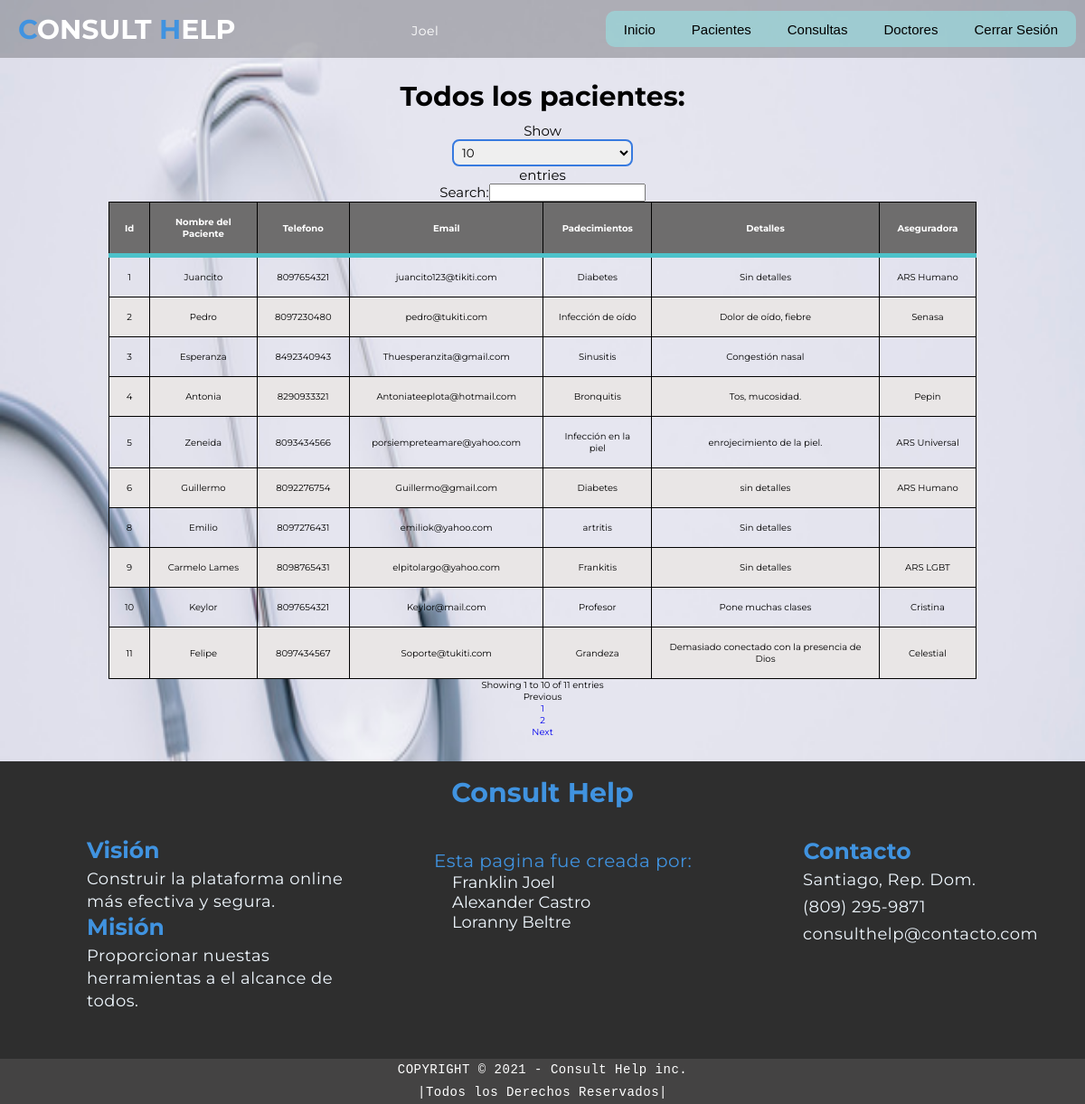
The page /paciente.php (signed in) on the database its author committed.
### tables this page shows
CREATE TABLE `users` (
  `Id` int(11) NOT NULL,
  `username` varchar(20) NOT NULL,
  `email` varchar(50) DEFAULT NULL,
  `password` varchar(50) DEFAULT NULL
);

CREATE TABLE `pacientes` (
  `Id` int(5) NOT NULL,
  `Nombre` varchar(50) DEFAULT NULL,
  `Telefono` varchar(20) DEFAULT NULL,
  `Email` varchar(30) DEFAULT NULL,
  `Padecimientos` text NOT NULL,
  `Detalles` text NOT NULL,
  `Aseguradora` varchar(50) NOT NULL
);

### paciente.php (the view, shortened to what this page needs)
        <!DOCTYPE html>
        <html lang="es">
            <head>
                <link rel="stylesheet" href="css/style.css">
                <link rel="stylesheet" href="css/menu.css">
            </head>
            <body>
            <?php require 'header.php' ?><br><br><br><br><br><br>
            <div id="mostrar-consultas" align="center">
                            <h1>Todos los pacientes:</h1>
                            <table id="tabla" name="tabla" class="table table-striped table-bordered">
                                <thead>
                                        <th>Id</th>
                                        <th>Nombre del Paciente</th>
                                        <th>Telefono</th>
                                        <th>Email</th>
                                        <th>Padecimientos</th>
                                        <th>Detalles</th>
                                        <th>Aseguradora</th>
                                </thead>
                                <?php
                                    if (!empty($_GET['namee'])){
                                        $namee = $_GET['namee'];
                                        $sql = "SELECT * FROM pacientes WHERE Nombre  ";
                                    }else{
                                        $sql = "SELECT * FROM pacientes";
                                    }
                                    require 'php/conexion.php';
                                    $result = mysqli_query($conexion, $sql);
                                    while($mostrar=mysqli_fetch_array($result)){
                                ?>
                                <tr>
                                    <td><?php echo $mostrar['Id'] ?></td>
                                    <td><?php echo $mostrar['Nombre'] ?></td>
                                    <td><?php echo $mostrar['Telefono'] ?></td>
                                    <td><?php echo $mostrar['Email'] ?></td>
                                    <td><?php echo $mostrar['Padecimientos'] ?></td>
                                    <td><?php echo $mostrar['Detalles'] ?></td>
                                    <td><?php echo $mostrar['Aseguradora'] ?></td>
                                </tr>
                                <?php } ?>
                            </table>
                        </div> <br><br>
    </body>
</html>

### header.php (shortened to what this page needs)
<?php
    require 'php/conexion.php';
?>
<!DOCTYPE html>
<html lang="en">
<head>
    <link rel="stylesheet" href="css/style.css">
    <link rel="stylesheet" href="css/citas.css">
    <link rel="stylesheet" href="css/menu.css">
</head>
<body>
    <section id="header">
        <div class="header container">
            <div class="nav-bar">
                <div class="brand">
                    <a href="index.php"><h1><span>C</span>onsult <span>H</span>elp</h1></a>
                </div>
                <?php
                    foreach($conexion->query($_SESSION['username']) as $nosabetu);
                ?>
                <p id="aaa" style="color: white;"><?php echo $nosabetu['username']; ?></p>
                <ul class="nav">
                    <li><a href="index.php">Inicio</a></li>
                    <li><a href="pacientes.php">Pacientes</a>
                    </li>
                    <li><a href="consultas.php">Consultas</a>
                    </li>
                    <li><a href="credits.php">Doctores</a></li>
                    <li><a href="php/salir.php">Cerrar Sesión</a></li>
                </ul>
            </div>
        </div>
    </section>
</body>
</html>

### css/style.css (style rules this page uses)
* { padding: 0; margin: 0; box-sizing: border-box; }
body { background-image: url(../img/fondo\ blanco.jpg); background-repeat: no-repeat; background-size: 100% 100%; background-attachment: fixed; }
html { font-size: 10px; font-family: 'Montserrat', sans-serif; scroll-behavior: smooth; }
a { text-decoration: none; }
.container { min-height: 100vh; width: 100%; height: auto; display: flex; align-items: center; justify-content: center; }
p { color: #333; font-size: 1.4rem; margin-top: 5px; line-height: 2.5rem; font-weight: 300px; letter-spacing: .05rem; }
.brand h1 { font-size: 3rem; text-transform: uppercase; color: white; }
.brand h1 span { color: rgb(64, 147, 224); }
#header { position: fixed; z-index: 10000; left: 0; top: 0; width: 100vw; height: auto; }
#header .header { min-height: 8vh; background-color: rgba(0, 0, 0, 0.24); transition: .3s ease background-color; }
#header .nav-bar { display: flex; align-items: center; justify-content: space-between; width: 100%; height: 100%; max-width: 1300px; padding: 0 10px; }

### css/menu.css (style rules this page uses)
#header { margin: auto; font-family: 'Montserrat', sans-serif; }
ul, ol { list-style: none; }
.nav { background-color: rgba(141, 248, 248, 0.418); border-radius: 10px; color: black; text-decoration: none; height: 40px; font-family: 'Montserrant', sans-serif; }
.nav li a { color: black; font-family: 'Montserrant', sans-serif; font-size: 15px; text-decoration: none; margin: 5px; padding: 7px 15px; display: block; }
.nav > li { float: left; }

### css/citas.css (style rules this page uses)
h1 { text-align: center; margin: 10px; font-size: 30px; }
table { border-radius: 10px; font-family: 'Poppins', sans-serif; width: 80%; text-align: center; border-collapse: collapse; font-size: 10px; z-index: 2000000000000000000; }
th, td { border: 1px solid black; padding: 15px; font-size: 10px; }
thead { border-bottom: solid 5px rgb(76, 194, 202); background-color: rgb(110, 109, 109); color: white; }
tr:nth-child(even) { background-color: rgb(233, 230, 230); }

### css/footer.css (style rules this page uses)
* { padding: 0; margin: 0; box-sizing: border-box; font-family: 'Montserrat', sans-serif; }
#footer { background-color: rgb(46, 46, 46); width: 100%; height: 365px; }
#footer h1 { position: relative; top: -20px; color: rgb(64, 147, 224); }
#nosotros p, #creditos p, #contactos p { color: aliceblue; font-size: 18px; }
#nosotros b, #contactos h1 { font-size: 25px; color: rgb(64, 147, 224); }
#nosotros { position: relative; display: table-column; width: 300px; left: 8%; float: left; }
#creditos p { color: rgb(64, 147, 224); height: auto; font-size: 20px; }
#creditos ul li { position: relative; left: 20px; }
#creditos ul li a, #creditos ul li { color: aliceblue; font-size: 18px; }
#creditos { position: relative; width: 300px; top: -180px; left: 40%; }
#contactos { position: relative; left: 74%; top: -300px; width: 300px; }
#contactos p a { color: aliceblue; }
#contactos h1 { position: relative; top: 5px; right: 90px; }
#copyright { position: relative; top: -180px; background-color: rgb(68, 67, 67); }
#copyright p { color: #fff; font-family: 'Courier New', Courier, monospace; }

### rows shown on the page
users: username "Joel"
pacientes: Id "1", Nombre "Juancito", Telefono "8097654321", Email "juancito123@tikiti.com", Padecimientos "Diabetes", Detalles "Sin detalles", Aseguradora "ARS Humano"
pacientes: Id "2", Nombre "Pedro", Telefono "8097230480", Email "pedro@tukiti.com", Padecimientos "Infección de oído", Detalles "Dolor de oído, fiebre", Aseguradora "Senasa"
pacientes: Id "3", Nombre "Esperanza", Telefono "8492340943", Email "Thuesperanzita@gmail.com", Padecimientos "Sinusitis", Detalles "Congestión nasal"
pacientes: Id "4", Nombre "Antonia", Telefono "8290933321", Email "Antoniateeplota@hotmail.com", Padecimientos "Bronquitis", Detalles "Tos, mucosidad.", Aseguradora "Pepin"
pacientes: Id "5", Nombre "Zeneida", Telefono "8093434566", Email "porsiempreteamare@yahoo.com", Padecimientos "Infección en la piel", Detalles "enrojecimiento de la piel.", Aseguradora "ARS Universal"
pacientes: Id "6", Nombre "Guillermo", Telefono "8092276754", Email "Guillermo@gmail.com", Padecimientos "Diabetes", Detalles "sin detalles", Aseguradora "ARS Humano"
pacientes: Id "8", Nombre "Emilio", Telefono "8097276431", Email "emiliok@yahoo.com", Padecimientos "artritis", Detalles "Sin detalles"
pacientes: Id "9", Nombre "Carmelo Lames", Telefono "8098765431", Email "elpitolargo@yahoo.com", Padecimientos "Frankitis", Detalles "Sin detalles", Aseguradora "ARS LGBT"
pacientes: Id "10", Nombre "Keylor", Telefono "8097654321", Email "Keylor@mail.com", Padecimientos "Profesor", Detalles "Pone muchas clases", Aseguradora "Cristina"
pacientes: Id "11", Nombre "Felipe", Telefono "8097434567", Email "Soporte@tukiti.com", Padecimientos "Grandeza", Detalles "Demasiado conectado con la presencia de Dios", Aseguradora "Celestial"
